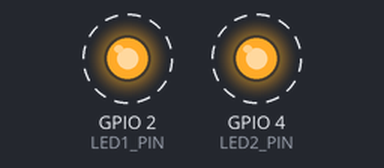
Recording of a sketch running on a simulated ESP32. Parts: output pins drawn as LEDs (lit = HIGH). Dashed ring = blinking. What the sketch prints to the serial monitor is not drawn.

Above: at 1.06 s.
Timing chart, 0 to 4.0 s (numbered marks = the images above):
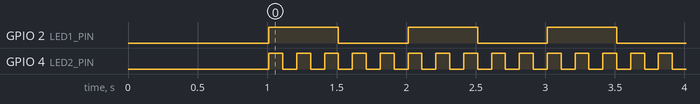

Measured:
- by itself, GPIO 2 (LED1_PIN): alternates HIGH for 0.50 s and LOW for 0.50 s
- by itself, GPIO 4 (LED2_PIN): alternates HIGH for 0.10 s and LOW for 0.10 s

The sketch:

12_FreeRTOS_Tasks.ino
```cpp
/*
 * ESP32 教程系列 12：FreeRTOS 多任务 —— 同时做好几件事
 *
 * 学习目标：
 * 1. 理解什么是"实时操作系统"和"多任务"
 * 2. 理解 ESP32 的双核 CPU 意味着什么
 * 3. 学会用 xTaskCreatePinnedToCore() 创建新任务
 * 4. 理解任务函数、堆栈、优先级、核心编号这些概念
 * 5. 学会用 vTaskDelay() 代替 delay()，让出 CPU 给其他任务
 *
 * 前置知识：
 * - 已经会用 digitalWrite() 控制 LED
 * - 已经会用 Serial.println() 输出调试信息
 *
 * 硬件连接：
 * - ESP32 GPIO2  →  LED1 正极（长脚）
 * - LED1 负极（短脚） →  330Ω 电阻  →  GND
 * - ESP32 GPIO4  →  LED2 正极（长脚）
 * - LED2 负极（短脚） →  330Ω 电阻  →  GND
 *
 * 为什么需要多任务？
 * 在普通的 Arduino 程序里，所有代码都写在 loop() 里，按顺序一行一行执行。
 * 如果 loop() 中间写了一个 delay(5000)，那么在这 5 秒内，
 * 程序什么也干不了：不能读取传感器，不能响应按键，不能刷新屏幕。
 * 这叫做"阻塞"。
 *
 * FreeRTOS 是一个"实时操作系统"（Real-Time Operating System，RTOS），
 * 它允许我们把程序拆分成多个"任务"（Task），每个任务看起来都在同时运行。
 * 操作系统会快速在各个任务之间切换，让我们感觉它们是并行的。
 * ESP32 还有两颗 CPU 核心，真正可以同时执行两个任务。
 */

#define LED1_PIN 2    // 第一个 LED，接 GPIO2
#define LED2_PIN 4    // 第二个 LED，接 GPIO4

// 任务 1：让 LED1 以 1 秒为周期慢速闪烁
//
// 什么是任务函数？
// FreeRTOS 中的任务就是一个"永远不会返回"的函数。
// 它的返回值必须是 void，参数必须是 void* 类型（一个通用指针）。
// 函数内部通常是一个 while(true) 死循环，不断做自己的事情。
void taskBlinkLED1(void* parameter) {
  // parameter 是创建任务时传进来的参数，本示例没有用到。
  // (void)parameter 这行代码的作用是告诉编译器"我故意不用这个参数"，
  // 避免编译器报"未使用参数"的警告。
  (void)parameter;

  // 每个任务都要自己初始化它用到的引脚。
  // 为什么？因为 FreeRTOS 的任务是独立的执行流，
  // 不能假设 setup() 已经帮它做好了一切。
  pinMode(LED1_PIN, OUTPUT);

  // 任务的主体循环。和普通 loop() 不同，这个循环只属于本任务。
  while (true) {
    digitalWrite(LED1_PIN, HIGH);

    // vTaskDelay() 是 FreeRTOS 的任务延时函数。
    // 它和 Arduino 的 delay() 最大的区别是：
    // delay() 会让整个 CPU 空转等待，期间其他代码也跑不了；
    // vTaskDelay() 会让当前任务"挂起"，把 CPU 让给其他任务去执行。
    // 参数单位是"系统节拍"（tick），不是毫秒。
    // portTICK_PERIOD_MS 表示每个 tick 多少毫秒，
    // 所以 500 / portTICK_PERIOD_MS 就是把 500ms 换算成 tick 数。
    vTaskDelay(500 / portTICK_PERIOD_MS);

    digitalWrite(LED1_PIN, LOW);
    vTaskDelay(500 / portTICK_PERIOD_MS);
  }
}

// 任务 2：让 LED2 以 200ms 为周期快速闪烁
void taskBlinkLED2(void* parameter) {
  (void)parameter;

  pinMode(LED2_PIN, OUTPUT);

  while (true) {
    digitalWrite(LED2_PIN, HIGH);
    vTaskDelay(100 / portTICK_PERIOD_MS);
    digitalWrite(LED2_PIN, LOW);
    vTaskDelay(100 / portTICK_PERIOD_MS);
  }
}

// 任务 3：后台打印系统运行状态
void taskPrintStatus(void* parameter) {
  (void)parameter;

  while (true) {
    Serial.print("当前任务运行在核：");

    // xPortGetCoreID() 返回当前任务正在哪个 CPU 核心上运行。
    // ESP32 有两个核心：Core 0 和 Core 1。
    // 返回值 0 表示 Core 0，1 表示 Core 1。
    Serial.print(xPortGetCoreID());

    Serial.print(" | 剩余空闲内存：");

    // ESP.getFreeHeap() 返回当前可用的动态内存（堆）大小，单位字节。
    // 创建任务、使用 Wi-Fi/蓝牙都会消耗内存，观察这个值可以帮助我们判断
    // 程序是否因为内存不足而崩溃。
    Serial.print(ESP.getFreeHeap());
    Serial.println(" bytes");

    vTaskDelay(2000 / portTICK_PERIOD_MS);
  }
}

void setup() {
  Serial.begin(115200);
  delay(1000);

  Serial.println("================================");
  Serial.println("ESP32 教程 12：FreeRTOS 多任务");
  Serial.println("================================");

  // xTaskCreatePinnedToCore() 用来创建一个任务，并指定它运行在哪个核心。
  //
  // 参数依次是：
  // 1. taskFunction    ：任务函数名（就是上面写的那些函数）
  // 2. "TaskName"      ：任务的名字，只在调试时显示，方便辨认
  // 3. stackSize       ：给这个任务分配的堆栈大小，单位是字节
  // 4. parameter       ：传给任务函数的参数，没有就写 NULL
  // 5. priority        ：任务优先级，数字越大优先级越高，0 是最低
  // 6. taskHandle      ：任务句柄，如果需要以后删除/挂起这个任务就传变量地址，
  //                     不需要就写 NULL
  // 7. coreID          ：指定运行在哪个核心，0 或 1
  //
  // 什么是堆栈（Stack）？
  // 堆栈是任务运行时的"临时工作空间"，用来保存局部变量、函数返回地址等。
  // 堆栈太小，任务可能会崩溃；堆栈太大，又浪费内存。
  // 简单的闪烁任务 2048 字节通常够用，复杂任务可以设 4096 或更大。
  //
  // 什么是优先级？
  // FreeRTOS 是抢占式调度器，优先级高的任务会优先执行。
  // 如果两个任务都ready（准备好运行），优先级高的先得到 CPU。
  // 相同优先级的任务会轮流执行（时间片轮转）。
  // 注意：优先级太高且一直不释放 CPU，会导致低优先级任务"饿死"。
  //
  // 核心怎么选？
  // - Core 0：通常被 Arduino 框架用来运行系统任务、Wi-Fi/蓝牙协议栈。
  //           我们自己的任务也可以放在这里，但要避免和系统任务抢资源。
  // - Core 1：通常运行 Arduino 的 setup() 和 loop()。
  //           把用户任务放这里一般比较安全。

  // 创建 LED1 闪烁任务，指定运行在 Core 0
  xTaskCreatePinnedToCore(
    taskBlinkLED1,      // 任务函数
    "Blink LED1",       // 任务名
    2048,               // 堆栈大小 2048 字节
    NULL,               // 没有传参数
    1,                  // 优先级 1
    NULL,               // 不需要句柄
    0                   // 运行在 Core 0
  );

  // 创建 LED2 闪烁任务，指定运行在 Core 1
  xTaskCreatePinnedToCore(
    taskBlinkLED2,
    "Blink LED2",
    2048,
    NULL,
    1,
    NULL,
    1                   // 运行在 Core 1
  );

  // 创建状态打印任务，运行在 Core 1
  // 这个任务用到串口，堆栈设大一点（4096 字节），避免打印长字符串时出错
  xTaskCreatePinnedToCore(
    taskPrintStatus,
    "Print Status",
    4096,
    NULL,
    1,
    NULL,
    1
  );

  Serial.println("3 个 FreeRTOS 任务已创建");
  Serial.println("观察两个 LED 是否以不同频率同时闪烁");
}

void loop() {
  // loop() 本身也是一个任务，默认运行在 Core 1。
  // 这里我们简单打印 loop() 运行在哪个核心，然后让出 CPU。
  //
  // 注意：loop() 里不要再写 Arduino 的 delay()，
  // 否则整个 Core 1 都会被阻塞，包括运行在上面的 LED2 和状态打印任务。
  Serial.print("loop() 运行在核：");
  Serial.println(xPortGetCoreID());

  // 用 vTaskDelay 让出 CPU，让其他任务有机会运行
  vTaskDelay(3000 / portTICK_PERIOD_MS);
}

/*
 * 排查提示：
 * 1. 如果上传后板子不断重启，打印 "Guru Meditation Error"：
 *    - 很可能是某个任务的堆栈设得太小，尝试把 2048 改成 4096 或 8192。
 *    - 也可能是任务函数里访问了串口但串口还没初始化好。
 *
 * 2. 如果只有一个 LED 闪：
 *    - 检查 LED 接线，确认 GPIO4 上的 LED 能单独点亮。
 *    - 检查是否误把两个任务都指定到了同一个核心且其中一个阻塞了 CPU。
 *
 * 3. 如果串口输出乱码或中间断了：
 *    - 确保波特率设置为 115200。
 *    - 多个任务同时调用 Serial.println() 虽然一般不会冲突，
 *      但打印很长的字符串时最好加互斥锁保护。
 *
 * 4. 关于 Core 0 和 Core 1：
 *    - ESP32 的 Wi-Fi、蓝牙、TCP/IP 协议栈默认在 Core 0 运行。
 *    - 如果你的任务大量使用网络功能，放在 Core 1 通常更稳定。
 */

/*
 * 扩展练习：
 * 1. 用队列（Queue）在不同任务之间安全传递数据，
 *    例如一个任务读温度，另一个任务收到后打印。
 * 2. 用信号量（Semaphore）保护共享资源，
 *    例如两个任务都要控制同一个 LED 时，避免冲突。
 * 3. 写一个任务读取传感器，另一个任务通过 HTTP 把数据上传到服务器。
 */
```
